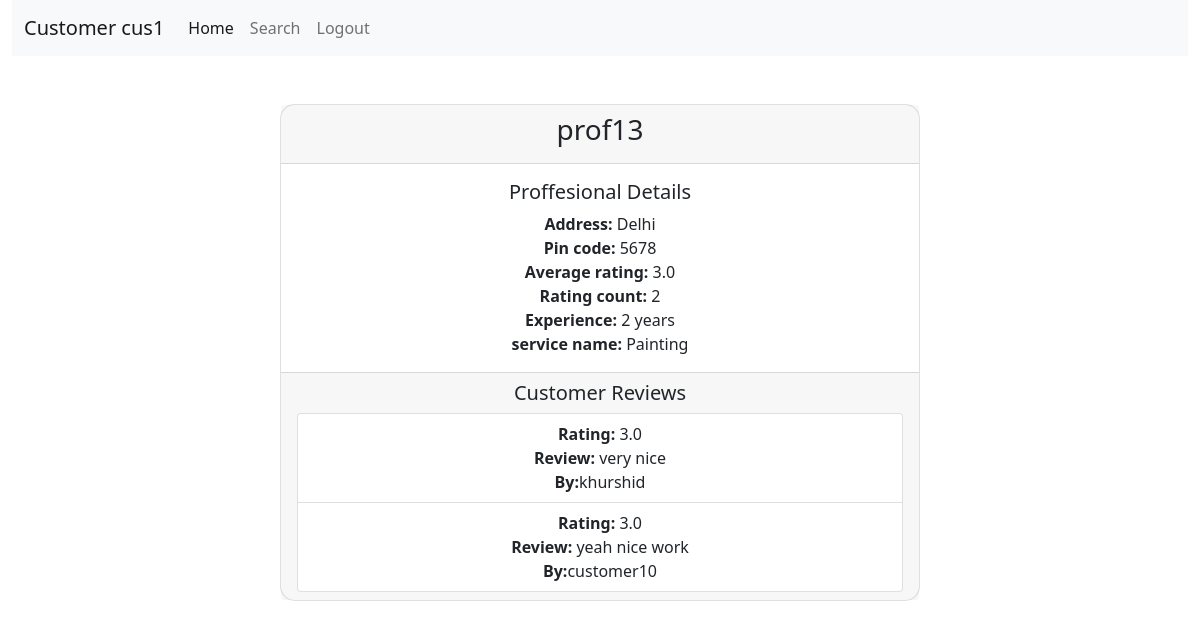
The app's page /customer_dashboard/worker_profile/13 (signed in) with its own data.
### main.py (models this page shows)
class User(db.Model):
    __tablename__="user"
    id=db.Column(db.Integer,primary_key=True)
    user_name=db.Column(db.String(72),unique=True,nullable=False)
    password=db.Column(db.String(67),nullable=False)
    address=db.Column(db.String(67),nullable=True)
    pin_code=db.Column(db.Integer,nullable=True)
    is_admin=db.Column(db.Boolean,default=False)
    is_worker=db.Column(db.Boolean,default=False)
    is_customer=db.Column(db.Boolean,default=False)
    is_approved=db.Column(db.Boolean,default=False)
    rating_count=db.Column(db.Integer,default=0)
    mean_rating=db.Column(db.Float,default=0.0)
    worker_file=db.Column(db.String(100),nullable=True)
    worker_experience=db.Column(db.String(10),nullable=True)
    service_id=db.Column(db.Integer,db.ForeignKey('heavenServices.id',ondelete="SET NULL"),nullable=True)
    service=db.relationship('HeavenServices',back_populates="workers")
    worker_requests=db.relationship('HeavenRequest',back_populates="customer",foreign_keys="HeavenRequest.customer_id")
    customer_requests=db.relationship('HeavenRequest',back_populates="worker",foreign_keys="HeavenRequest.worker_id")

class HeavenServices(db.Model):
    __tablename__="heavenServices"
    id=db.Column(db.Integer,primary_key=True)
    service_name=db.Column(db.String(30),unique=True,nullable=False)
    service_description=db.Column(db.String(40),nullable=True)
    time_required=db.Column(db.String(30),nullable=True)
    base_price=db.Column(db.Integer,nullable=True)
    workers=db.relationship('User',back_populates="service",cascade="all, delete")
    request=db.relationship('HeavenRequest',back_populates="service",cascade="all, delete")

class HeavenRequest(db.Model):
    __tablename__="heavenRequest"
    id=db.Column(db.Integer,primary_key=True)
    service_id=db.Column(db.Integer,db.ForeignKey('heavenServices.id'),nullable=True)
    customer_id=db.Column(db.Integer,db.ForeignKey('user.id'),nullable=False)
    worker_id=db.Column(db.Integer,db.ForeignKey('user.id'),nullable=True)
    req_type=db.Column(db.String(20),nullable=False)
    description=db.Column(db.Text,nullable=True)
    status=db.Column(db.String(56),nullable=True)
    date_created=db.Column(db.Date,nullable=False, default=datetime.now().date())
    date_closed=db.Column(db.Date,nullable=True)
    rating_by_customer=db.Column(db.Float,default=0.0)
    review_by_customer=db.Column(db.String(20),nullable=True)
    service=db.relationship('HeavenServices',back_populates='request')
    customer=db.relationship('User',back_populates='customer_requests',foreign_keys=[customer_id])
    worker=db.relationship('User',back_populates='worker_requests',foreign_keys=[worker_id])

### main.py (the view)
@app.route("/customer_dashboard/worker_profile/<int:worker_id>")
def worker_profile(worker_id):
    if not session.get('is_customer'):
        flash('Please login first','danger')
        return redirect('/login')
    new_worker=User.query.get(worker_id)
    reviews=HeavenRequest.query.filter_by(worker_id=worker_id,status="closed").all()
    return render_template("worker_profile.html",new_worker=new_worker, reviews=reviews, customer_name=session['username'])

### templates/worker_profile.html (shortened to what this page needs)
{% extends "layout.html" %}
{% block cont %}
<link href="https://cdn.jsdelivr.net/npm/bootstrap@5.0.2/dist/css/bootstrap.min.css" rel="stylesheet"
integrity="sha384-EVSTQN3/azprG1Anm3QDgpJLIm9Nao0Yz1ztcQTwFspd3yD65VohhpuuCOmLASjC"
crossorigin="anonymous">
{% endblock %}
{% block content %}
<nav class="navbar navbar-expand-lg navbar-light bg-light">
    <div class="container-fluid">
        <a class="navbar-brand" href="/customer_dashboard">Customer {{customer_name}}</a>
        <div class="collapse navbar-collapse" id="navbarSupportedContent">
            <div class="navbar-nav">
                <a href="/customer_dashboard" class="nav-link active" aria-current="page">Home</a>
                <li class="nav-item"><a class="nav-link" href="/customer_dashboard/search">Search</a></li>
                <a class="nav-link" href="/login">Logout</a>
            </div>
        </div>
    </div>
</nav>
<section class="gradient-custom" style="min-height: 100vh;">
    <div class="container py-5 h-100">
        <div class="d-flex justify-content-center align-items-center h-100">
            <div class="card text-center" style="border-radius: 15px; width: 40rem;">
                <div class="card-header">
                    <h3>{{new_worker.user_name}}</h3>
                </div>
                <div class="card-body">
                    <h5 class="card-title">Proffesional Details </h5>
                    <p class="card-text">
                        <strong>Address: </strong>{{new_worker.address}} <br>
                        <strong>Pin code: </strong>{{new_worker.pin_code}} <br>
                        <strong>Average rating: </strong>{{new_worker.mean_rating}} <br>
                        <strong>Rating count: </strong>{{new_worker.rating_count}}  <br>
                        <strong>Experience: </strong>{{new_worker.worker_experience}} years <br>
                        <strong>service name: </strong>{{new_worker.service.service_name}} <br>
                    </p>
                </div>
                <div class="card-footer">
                    <h5>Customer Reviews</h5>
                    {% if reviews %}
                        <ul class="list-group">
                            {% for review in reviews%}
                            <li class="list-group-item">
                                <strong>Rating:</strong> {{review.rating_by_customer}} <br>
                                <strong>Review:</strong> {{review.review_by_customer}} <br>
                                <strong>By:</strong>{{review.customer.user_name}} <br>
                            </li>
                            {%endfor%}
                        </ul>
                    {%else%}
                        <p>No reviews for this proffesional</p>
                    {%endif%}
                </div>
            </div>
        </div>
    </div>
</section>
{%endblock%}

### static/css/style.css (style rules this page uses)
.d-flex { height: 100vh; }

### records on screen
User: user_name "prof13", address "Delhi", pin_code "5678", mean_rating "3.0", rating_count "2", worker_experience "2"
HeavenServices: service.service_name "Painting"
HeavenRequest: rating_by_customer "3.0", review_by_customer "very nice", customer.user_name "khurshid"
HeavenRequest: rating_by_customer "3.0", review_by_customer "yeah nice work", customer.user_name "customer10"

### other values on screen
{{ customer_name }} "cus1"
